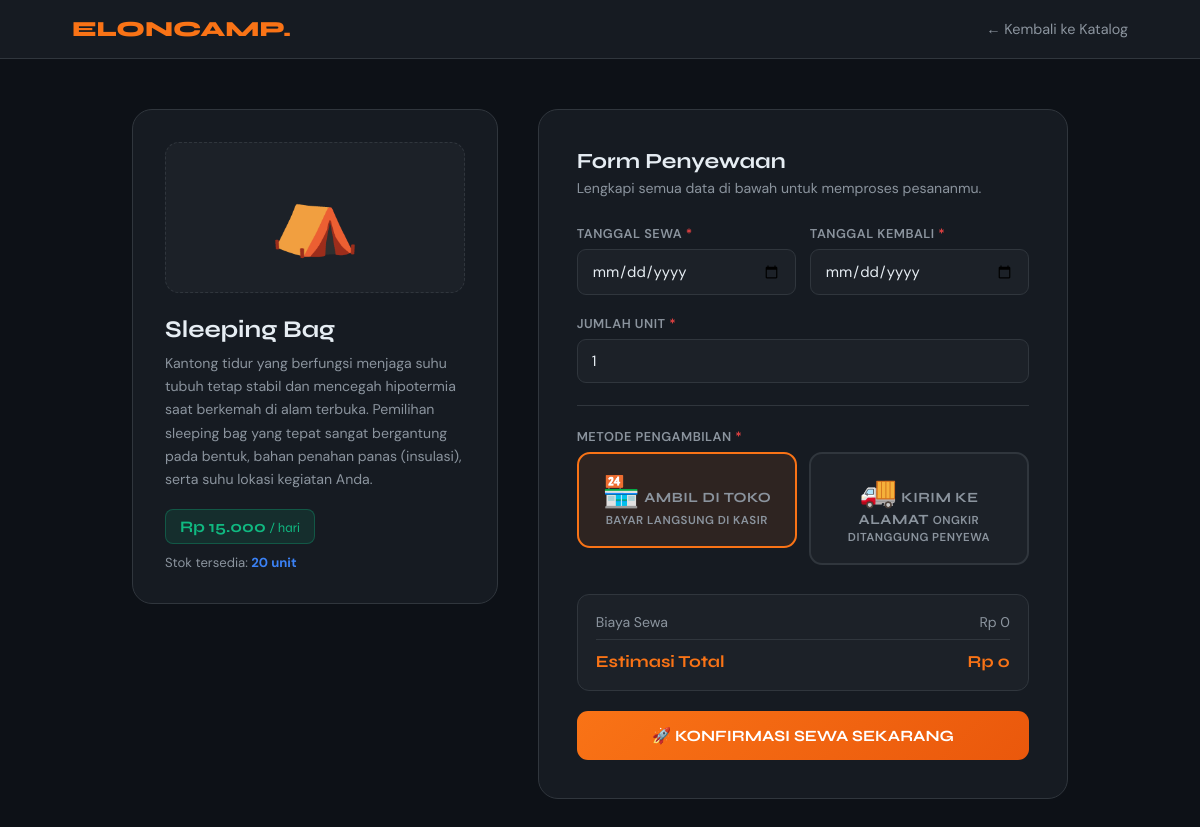
Screenshot of /sewa.php?id=9 (signed in) with the database file from the repository.
### tables this page shows
CREATE TABLE `produk` (
  `id_produk` int(11) NOT NULL,
  `nama_alat` varchar(100) DEFAULT NULL,
  `kategori` varchar(50) DEFAULT NULL,
  `harga_sewa` int(11) DEFAULT NULL,
  `deskripsi` text DEFAULT NULL,
  `stok` int(11) DEFAULT NULL,
  `foto` varchar(255) DEFAULT NULL,
  `gambar` varchar(255) DEFAULT NULL
);

### config/database.php (called while the page is built, shortened)
<?php
function formatRupiah($angka) {
    return 'Rp ' . number_format($angka, 0, ',', '.');
}
?>

### sewa.php (the view, shortened to what this page needs)
<?php
include 'config/database.php';
$id_produk = mysqli_real_escape_string($conn, $_GET['id']);
$result    = mysqli_query($conn, "SELECT * FROM produk WHERE id_produk = '$id_produk'");
$produk    = mysqli_fetch_assoc($result);
$step = 'form';
$id_trx            = null;
?>
<!DOCTYPE html>
<html lang="id">
<head>
</head>
<body>
<nav>
    <a href="/ElonCamp/index.php" class="logo">ELONCAMP.</a>
    <a href="/ElonCamp/index.php" class="back-link">← Kembali ke Katalog</a>
</nav>
<?php  if ($step === 'sukses_ambil'): ?>
<div class="wrap"><div class="sukses-wrap">
    <div class="s-icon green">🏕️</div>
    <h2 class="green">Pesanan Berhasil!</h2>
    <p>Permintaan sewa <strong><?= htmlspecialchars($produk['nama_alat']); ?></strong> sudah diterima dan menunggu konfirmasi admin.</p>
    <div class="info-steps">
        <h4>📋 Langkah Selanjutnya</h4>
        <div class="stp"><span class="stp-dot done">✓</span><span>Pesanan berhasil dibuat di sistem.</span></div>
        <div class="stp"><span class="stp-dot">1</span><span>Datang ke toko <strong>ElonCamp</strong> sesuai tanggal sewa yang dipilih.</span></div>
        <div class="stp"><span class="stp-dot">2</span><span>Bawa <strong>KTP / Kartu Identitas asli</strong> untuk verifikasi di kasir.</span></div>
        <div class="stp"><span class="stp-dot">3</span><span>Bayar sesuai total di kasir & ambil perlengkapan campingmu.</span></div>
        <div class="stp"><span class="stp-dot">4</span><span>Kembalikan alat tepat waktu agar tidak kena denda keterlambatan.</span></div>
    </div>
    <p style="font-size:.83rem;">📍 <strong>Alamat Toko:</strong> Jl. Petualang Sejati No. 17, Manado</p>
    <p style="font-size:.83rem; margin-top:5px;">📞 <strong>WA Admin:</strong> 0812-XXXX-XXXX</p>
    <br>
    <a href="riwayat.php?pesan=sukses_sewa" class="btn-riwayat">Lihat Riwayat Sewa →</a>
</div></div>
<?php  else: ?>
<div class="wrap">
<div class="two-col">
    <div class="prod-card">
        <div class="prod-emoji">⛺</div>
        <h2><?= htmlspecialchars($produk['nama_alat']); ?></h2>
        <p class="desc"><?= htmlspecialchars($produk['deskripsi']); ?></p>
        <span class="price-badge"><?= formatRupiah($produk['harga_sewa']); ?> <span style="font-weight:400;font-size:.82rem;">/ hari</span></span>
        <p class="stok-note">Stok tersedia: <strong><?= $produk['stok']; ?> unit</strong></p>
    </div>
    <div class="form-card">
        <h3>Form Penyewaan</h3>
        <p class="subtitle">Lengkapi semua data di bawah untuk memproses pesananmu.</p>
        <form method="POST" enctype="multipart/form-data" id="formSewa">
            <div class="row2">
                <div class="fg">
                    <label>Tanggal Sewa <span class="req">*</span></label>
                    <input type="date" name="tgl_sewa" id="tgl_sewa" required min="<?= date('Y-m-d'); ?>"
                           value="<?= htmlspecialchars($_POST['tgl_sewa'] ?? ''); ?>">
                </div>
                <div class="fg">
                    <label>Tanggal Kembali <span class="req">*</span></label>
                    <input type="date" name="tgl_kembali" id="tgl_kembali" required
                           min="<?= date('Y-m-d', strtotime('+1 day')); ?>"
                           value="<?= htmlspecialchars($_POST['tgl_kembali'] ?? ''); ?>">
                </div>
            </div>
            <div class="fg">
                <label>Jumlah Unit <span class="req">*</span></label>
                <input type="number" name="jumlah" id="jumlah"
                       value="<?= (int)($_POST['jumlah'] ?? 1); ?>"
                       min="1" max="<?= $produk['stok']; ?>" required>
            </div>
            <hr class="div">
            <div class="fg">
                <label>Metode Pengambilan <span class="req">*</span></label>
                <div class="metode-grid">
                    <div class="m-opt">
                        <label class="m-lbl" for="opt-ambil">
                            <span class="mi">🏪</span>
                            <span class="mn">Ambil di Toko</span>
                            <span class="ms">Bayar langsung di kasir</span>
                        </label>
                    </div>
                    <div class="m-opt">
                        <label class="m-lbl" for="opt-kirim">
                            <span class="mi">🚚</span>
                            <span class="mn">Kirim ke Alamat</span>
                            <span class="ms">Ongkir ditanggung penyewa</span>
                        </label>
                    </div>
                </div>
            </div>
            <div class="total-box">
                <div class="tr-item"><span>Biaya Sewa</span><span id="rowSewa">Rp 0</span></div>
                <div class="tr-item grand"><span>Estimasi Total</span><span id="grandTotal">Rp 0</span></div>
            </div>
            <button type="submit" class="btn-submit" id="btnSubmit">
            </button>
        </form>
    </div>
</div>
</div>
<?php endif; ?>
</body>
</html>

### sewa.php (style rules this page uses)
*, *::before, *::after { margin:0; padding:0; box-sizing:border-box; }
:root { --bg:#0d1117; --surf:#161b22; --surf2:#1c2128; --border:#30363d; --text:#e6edf3; --muted:#8b949e; --accent:#f97316; --accent2:#ea580c; --green:#10b981; --red:#ef4444; --blue:#3b82f6; }
body { font-family:'DM Sans',sans-serif; background:var(--bg); color:var(--text); min-height:100vh; }
nav { background:var(--surf); border-bottom:1px solid var(--border); padding:16px 6%; display:flex; justify-content:space-between; align-items:center; position:sticky; top:0; z-index:99; }
.logo { font-family:'Syne',sans-serif; font-weight:800; font-size:1.35rem; color:var(--accent); text-decoration:none; }
.back-link { color:var(--muted); text-decoration:none; font-size:.9rem; transition:color .2s; }
.wrap { max-width:1080px; margin:0 auto; padding:50px 6%; }
.two-col { display:grid; grid-template-columns:1fr 1.45fr; gap:40px; align-items:start; }
.prod-card { background:var(--surf); border:1px solid var(--border); border-radius:20px; padding:32px; position:sticky; top:80px; }
.prod-emoji { font-size:4.5rem; text-align:center; background:var(--surf2); border-radius:14px; padding:28px; margin-bottom:22px; border:1px dashed var(--border); }
.prod-card h2 { font-family:'Syne',sans-serif; font-size:1.5rem; margin-bottom:8px; }
.prod-card .desc { color:var(--muted); font-size:.88rem; line-height:1.65; margin-bottom:18px; }
.price-badge { display:inline-block; background:rgba(16,185,129,.12); border:1px solid rgba(16,185,129,.3); color:var(--green); padding:7px 14px; border-radius:8px; font-weight:700; font-family:'Syne',sans-serif; }
.stok-note { margin-top:10px; font-size:.82rem; color:var(--muted); }
.stok-note strong { color:var(--blue); }
.form-card { background:var(--surf); border:1px solid var(--border); border-radius:20px; padding:38px; }
.form-card h3 { font-family:'Syne',sans-serif; font-size:1.35rem; margin-bottom:5px; }
.form-card .subtitle { color:var(--muted); font-size:.88rem; margin-bottom:28px; }
hr.div { border:none; border-top:1px solid var(--border); margin:22px 0; }
.fg { margin-bottom:20px; }
.fg label { display:block; font-size:.8rem; font-weight:600; color:var(--muted); text-transform:uppercase; letter-spacing:.5px; margin-bottom:7px; }
.fg label .req { color:var(--red); }
.fg input[type=text], .fg input[type=number], .fg input[type=date], .fg textarea { width:100%; padding:11px 14px; background:var(--surf2); border:1px solid var(--border); border-radius:9px; color:var(--text); font-family:'DM Sans',sans-serif; font-size:.93rem; transition:border-color .2s,box-shadow .2s; outline:none; }
.row2 { display:grid; grid-template-columns:1fr 1fr; gap:14px; }
.metode-grid { display:grid; grid-template-columns:1fr 1fr; gap:12px; margin-bottom:22px; }
.m-opt { position:relative; }
.m-lbl { display:flex; flex-direction:column; align-items:center; gap:7px; padding:18px 12px; border:2px solid var(--border); border-radius:13px; cursor:pointer; text-align:center; background:var(--surf2); transition:all .2s; }
.m-lbl .mi { font-size:1.9rem; }
.m-lbl .mn { font-weight:700; font-size:.88rem; font-family:'Syne',sans-serif; }
.m-lbl .ms { font-size:.72rem; color:var(--muted); }
.m-opt input:checked + .m-lbl { border-color:var(--accent); background:rgba(249,115,22,.1); }
.total-box { background:var(--surf2); border:1px solid var(--border); border-radius:12px; padding:18px; margin-bottom:20px; }
.tr-item { display:flex; justify-content:space-between; font-size:.88rem; color:var(--muted); margin-bottom:7px; }
.tr-item.grand { font-family:'Syne',sans-serif; font-size:1.05rem; font-weight:700; color:var(--accent); border-top:1px solid var(--border); padding-top:11px; margin-top:8px; margin-bottom:0; }
.btn-submit { width:100%; padding:15px; background:linear-gradient(135deg,var(--accent),var(--accent2)); color:white; border:none; border-radius:11px; font-family:'Syne',sans-serif; font-size:.98rem; font-weight:700; cursor:pointer; transition:opacity .2s,transform .15s; }

### rows the page displays
produk: nama_alat "Sleeping Bag", deskripsi "Kantong tidur yang berfungsi menjaga suhu tubuh tetap stabil dan mencegah hipotermia saat berkemah di alam terbuka. Pemilihan sleeping bag yang tepat sangat bergantung pada bentuk, bahan penahan panas (insulasi), serta suhu lokasi kegiatan Anda.", harga_sewa "Rp 15.000", stok "20"
